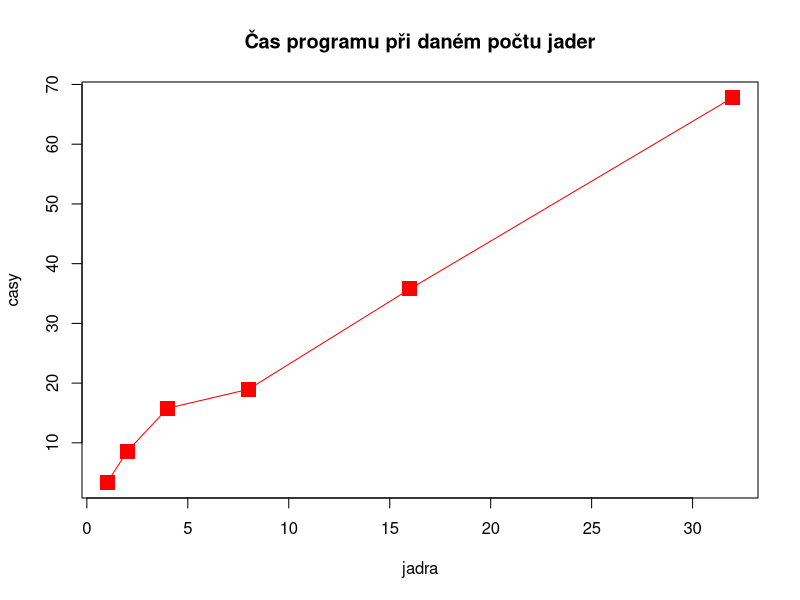

This chart was generated by the following R code:

jadra <- c(1,2,4,8,16,32)
casy <- c(3.343,8.574,15.792,18.958,35.765, 67.835)
plot(y=casy,x=jadra,pch=15,col="red",cex=2,main="Čas programu při daném počtu jader")
lines(jadra,casy,col="red")
